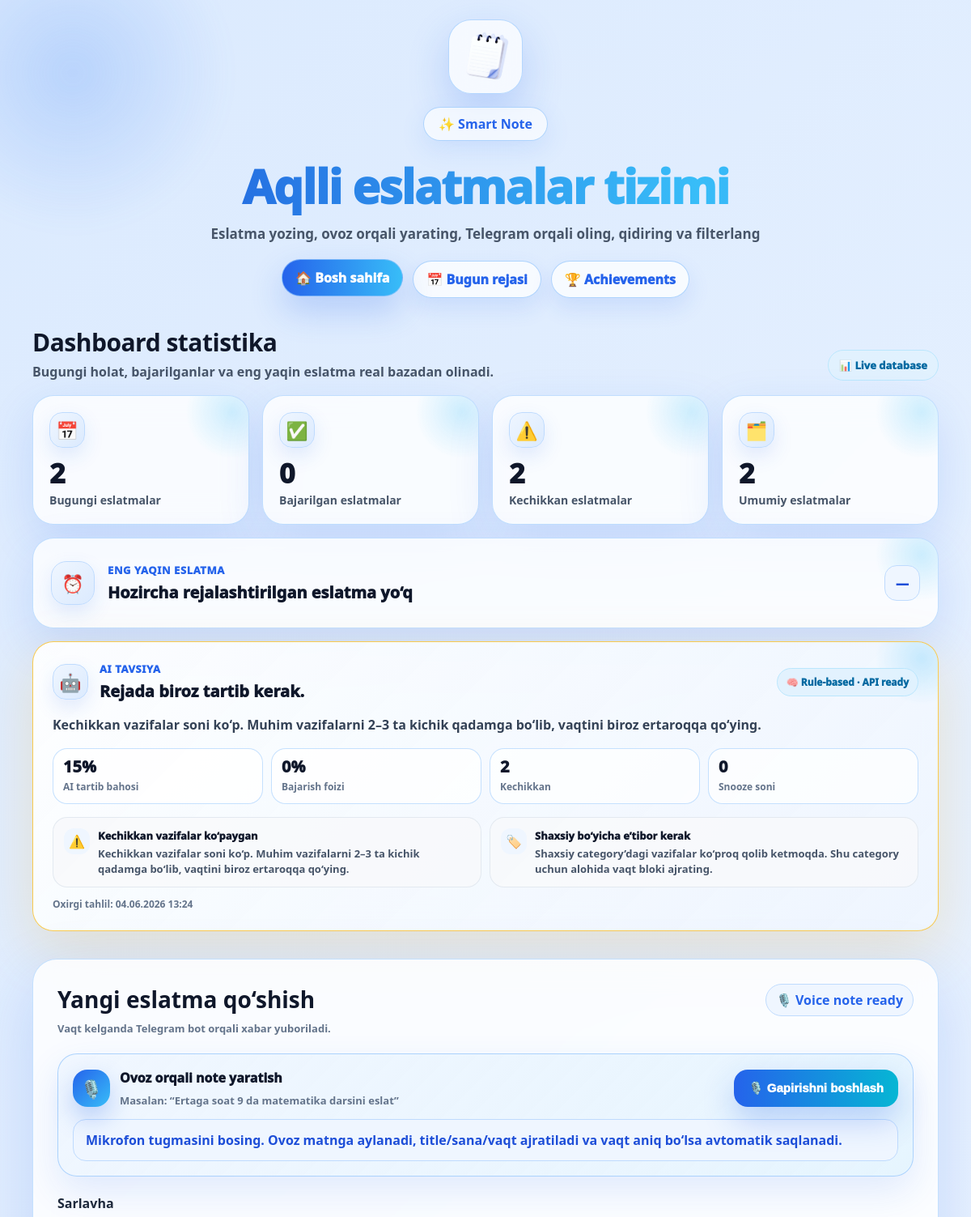
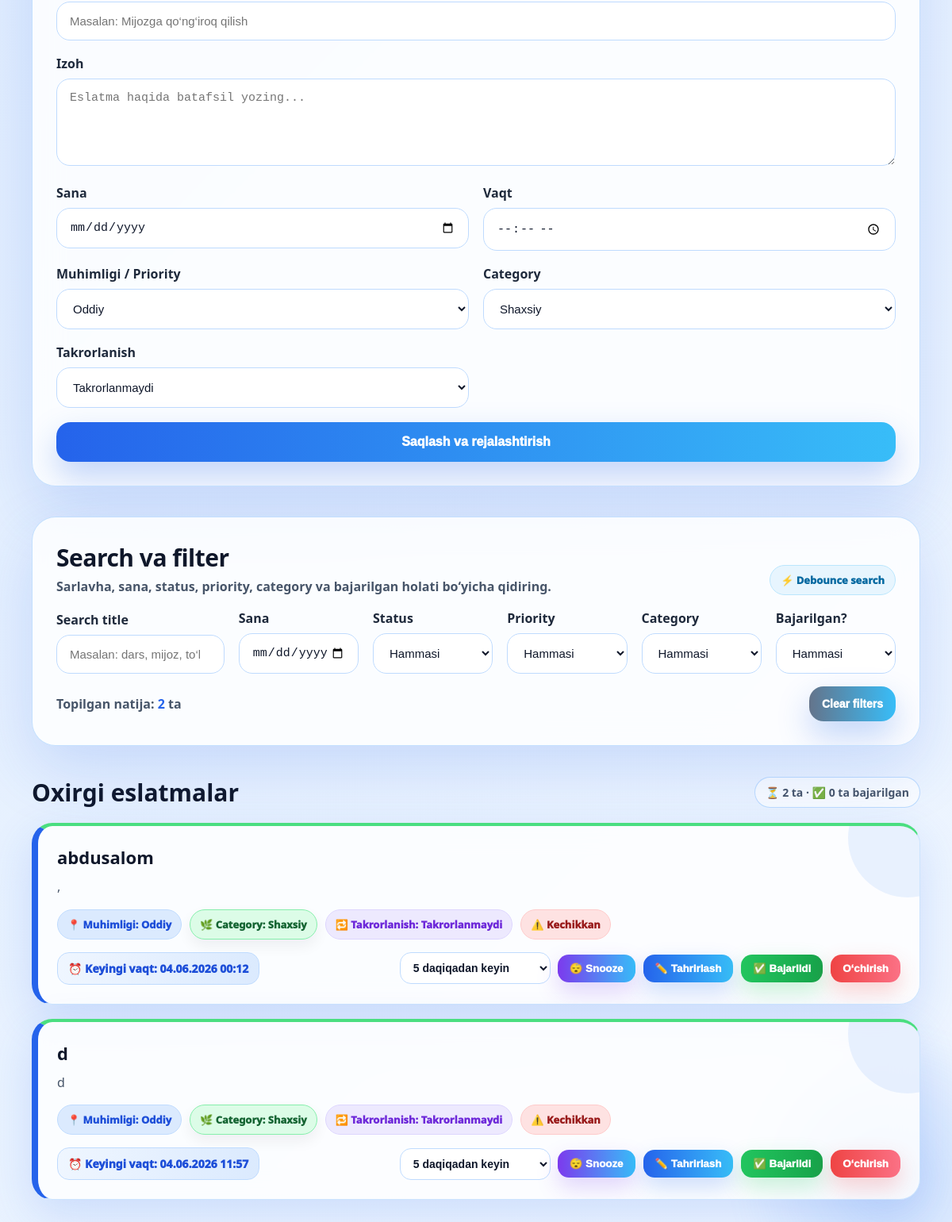
Before: / with the older database file (2 pictures, top to bottom).
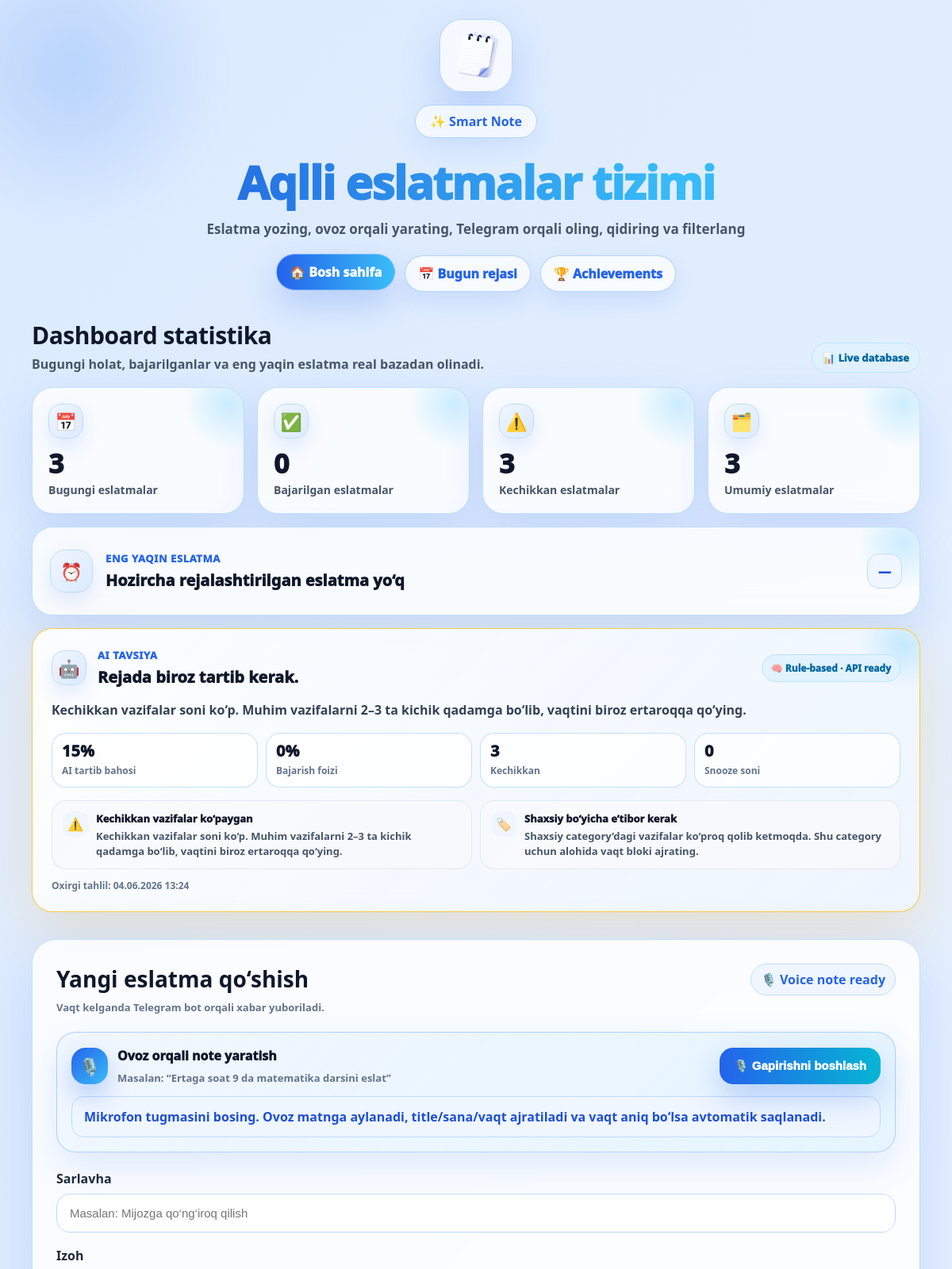
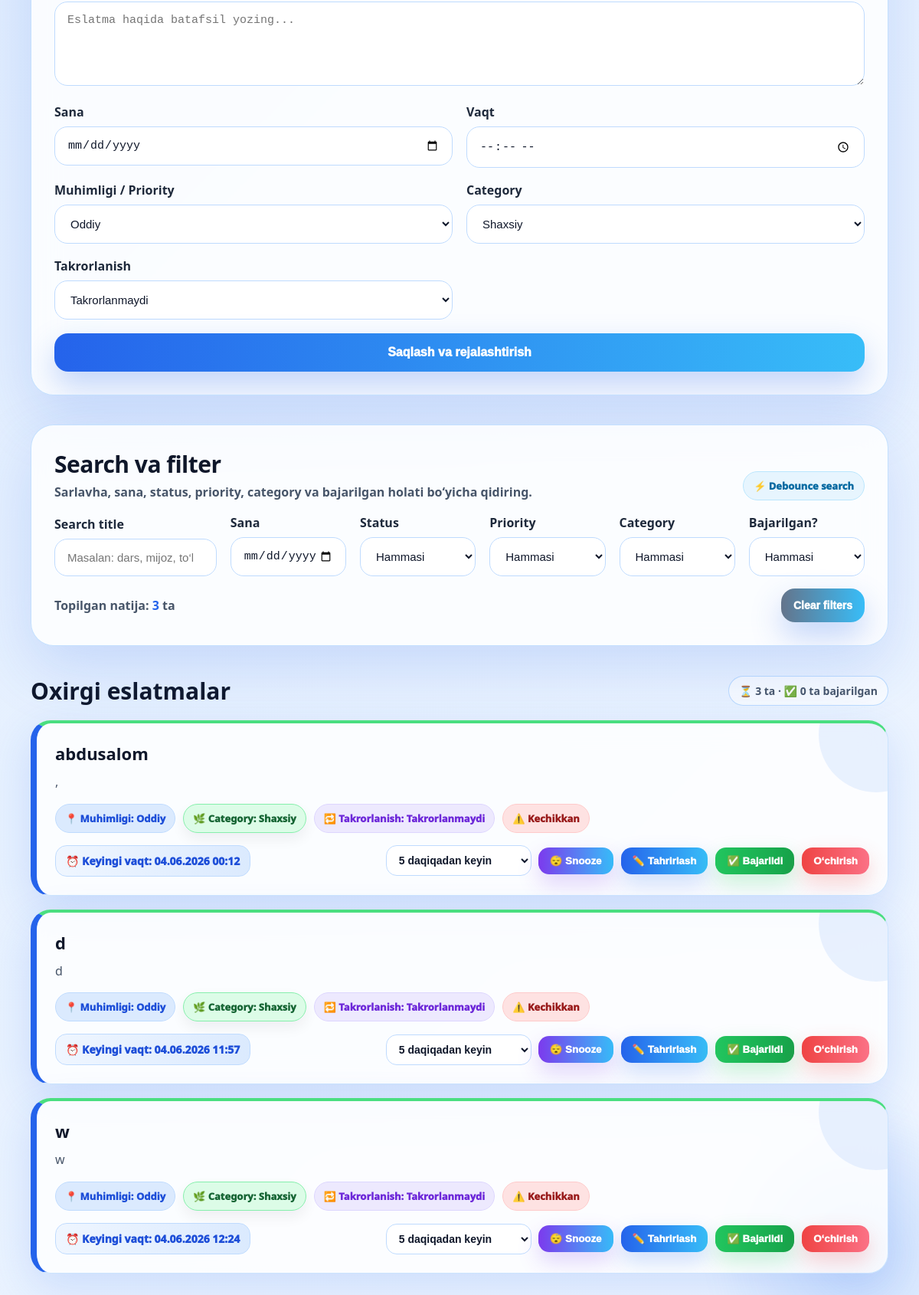
After: the same page with the newer database file (2 pictures, top to bottom).
### app/models.py (models this page shows, shortened)
class Note(models.Model):
    PRIORITY_CHOICES = [
        ('shoshilinch', 'Shoshilinch'),
        ('muhim', 'Muhim'),
        ('oddiy', 'Oddiy'),
        ('keyinroq', 'Keyinroq'),
    ]
    CATEGORY_CHOICES = [
        ('oqish', "O‘qish"),
        ('ish', 'Ish'),
        ('shaxsiy', 'Shaxsiy'),
        ('sport', 'Sport'),
        ('oilaviy', 'Oilaviy'),
        ('muhim', 'Muhim'),
    ]
    CATEGORY_META = {
        'oqish': {
            'label': "O‘qish",
            'icon': '📘',
            'color': 'blue',
            'class': 'category-oqish',
        },
        'ish': {
            'label': 'Ish',
            'icon': '💼',
            'color': 'purple',
            'class': 'category-ish',
        },
        'shaxsiy': {
            'label': 'Shaxsiy',
            'icon': '🌿',
            'color': 'green',
            'class': 'category-shaxsiy',
        },
        'sport': {
            'label': 'Sport',
            'icon': '🏃',
            'color': 'emerald',
            'class': 'category-sport',
        },
        'oilaviy': {
            'label': 'Oilaviy',
            'icon': '👨‍👩‍👧',
            'color': 'pink',
            'class': 'category-oilaviy',
        },
        'muhim': {
            'label': 'Muhim',
            'icon': '🔥',
            'color': 'red',
            'class': 'category-muhim',
        },
    }
    REPEAT_TYPE_CHOICES = [
        ('none', 'Takrorlanmaydi'),
        ('daily', 'Har kuni'),
        ('weekly', 'Har hafta'),
        ('monthly', 'Har oy'),
        ('mon_fri', 'Dushanba/Juma kunlari'),
        ('custom_days', 'Custom: har N kunda'),
        ('custom_weeks', 'Custom: har N haftada'),
    ]
    SNOOZE_CHOICES = [
        ('5m', '5 daqiqadan keyin'),
        ('15m', '15 daqiqadan keyin'),
        ('1h', '1 soatdan keyin'),
        ('evening', 'Bugun kechqurun'),
    ]
    text = models.TextField()
    description = models.TextField(blank=True, null=True)
    remind_at = models.DateTimeField()
    sent = models.BooleanField(default=False)
    created_at = models.DateTimeField(auto_now_add=True)
    priority = models.CharField(
        max_length=20,
        choices=PRIORITY_CHOICES,
        default='oddiy'
    )
    category = models.CharField(
        max_length=30,
        choices=CATEGORY_CHOICES,
        default='shaxsiy'
    )
    repeat_type = models.CharField(
        max_length=20,
        choices=REPEAT_TYPE_CHOICES,
        default='none'
    )
    repeat_interval = models.PositiveIntegerField(default=1)
    next_reminder_date = models.DateTimeField(blank=True, null=True)
    snoozed_count = models.PositiveIntegerField(default=0, db_column='snoozedCount')
    last_snoozed_at = models.DateTimeField(blank=True, null=True, db_column='lastSnoozedAt')
    completed = models.BooleanField(default=False)
    completed_at = models.DateTimeField(blank=True, null=True, db_column='completedAt')
    @property
    def category_meta(self):
        return self.CATEGORY_META.get(self.category, self.CATEGORY_META['shaxsiy'])
    @property
    def category_icon(self):
        return self.category_meta['icon']
    @property
    def category_class(self):
        return self.category_meta['class']
    @property
    def is_overdue(self):
        return (not self.completed) and self.remind_at and self.remind_at < timezone.now()
    @property
    def status_value(self):
        if self.completed:
            return 'completed'
        if self.is_overdue:
            return 'overdue'
        if self.sent:
            return 'sent'
        return 'pending'
    @property
    def status_label(self):
        status_labels = {
            'completed': 'Bajarildi',
            'overdue': 'Kechikkan',
            'sent': 'Yuborilgan',
            'pending': 'Kutilmoqda',
        }
        return status_labels.get(self.status_value, 'Kutilmoqda')
    @property
    def snoozedCount(self):
        return self.snoozed_count
    @property
    def lastSnoozedAt(self):
        return self.last_snoozed_at
    @property
    def completedAt(self):
        return self.completed_at
    def get_repeat_label(self):
        if self.repeat_type == 'custom_days':
            return f'Har {self.repeat_interval} kunda'
        if self.repeat_type == 'custom_weeks':
            return f'Har {self.repeat_interval} haftada'
        return self.get_repeat_type_display()

### app/views.py (the view, shortened to what this page needs)
# urls.py: path('', index, name='home'),
def index(request):
    return render(request, "index.html", build_index_context(request=request))

### app/ai_recommendations.py (called while the page is built)
def build_ai_recommendation():
    engine = RuleBasedAIRecommendationEngine()
    return engine.analyze()

    def _bucket_for_hour(self, hour):
        for key, label, start, end, advice in TIME_BUCKETS:
            if start <= end:
                if start <= hour <= end:
                    return key, label, advice
            else:
                if hour >= start or hour <= end:
                    return key, label, advice
        return 'other', 'boshqa vaqt', 'Vazifalarni energiyangiz yuqori bo‘lgan vaqtga qo‘yib ko‘ring.'

    def _completion_rate(self, completed, total):
        return round((completed / total) * 100) if total else 0

    def _recommendation(self, title, text, icon='🤖', level='info', metric=''):
        return {
            'title': title,
            'text': text,
            'icon': icon,
            'level': level,
            'metric': metric,
        }

### app/views.py (called while the page is built)
def get_today_bounds():
    local_now = timezone.localtime(timezone.now())
    today_start = local_now.replace(hour=0, minute=0, second=0, microsecond=0)
    tomorrow_start = today_start + timedelta(days=1)
    return today_start, tomorrow_start

### app/templates/index.html (shortened to what the changed rows need)
{% load static %}
<!DOCTYPE html>
<html lang="uz">
<head>
</head>
<body>
<div class="container">
    <div class="header">
        <h1>Aqlli eslatmalar tizimi</h1>
    </div>
    <section class="dashboard-section" id="dashboardStats">
        <div class="dashboard-head">
            <div>
                <h2>Dashboard statistika</h2>
            </div>
        </div>
        <div class="stats-grid">
            <article class="stat-card today">
                <div class="stat-icon">📅</div>
                <div class="stat-number js-stat-today">{{ dashboard_stats.today_count }}</div>
                <div class="stat-label">Bugungi eslatmalar</div>
            </article>
            <article class="stat-card overdue">
                <div class="stat-icon">⚠️</div>
                <div class="stat-number js-stat-overdue">{{ dashboard_stats.overdue_count }}</div>
                <div class="stat-label">Kechikkan eslatmalar</div>
            </article>
            <article class="stat-card total">
                <div class="stat-icon">🗂️</div>
                <div class="stat-number js-stat-total">{{ dashboard_stats.total_count }}</div>
                <div class="stat-label">Umumiy eslatmalar</div>
            </article>
            <article class="stat-card ai-insight-card ai-{{ ai_recommendation.level }} js-ai-card">
                <div class="ai-metrics">
                    <div class="ai-metric">
                        <b class="js-ai-overdue-count">{{ ai_recommendation.metrics.overdue_count }}</b>
                        <span>Kechikkan</span>
                    </div>
                </div>
            </article>
        </div>
    </section>
    <div class="card">
        <div class="form-head">
            <div>
                <h2>Yangi eslatma qo‘shish</h2>
            </div>
        </div>
    </div>
    <section class="filter-card" id="noteFilterPanel">
        <div class="section-head">
            <div>
                <h2>Search va filter</h2>
            </div>
        </div>
        <div class="filter-actions-row">
            <div class="filter-result-text">
                Topilgan natija: <strong class="js-filter-count">{{ filtered_count }}</strong> ta
            </div>
        </div>
    </section>
    <h2 class="notes-title">
        Oxirgi eslatmalar
        <small>⏳ <span class="js-pending-count">{{ pending_count }}</span> ta · ✅ <span class="js-completed-count">{{ completed_count }}</span> ta bajarilgan</small>
    </h2>
    <div class="note-list" id="noteList">
        {% for note in notes %}
            <div class="note-item priority-{{ note.priority }} {{ note.category_class }} {% if note.completed %}is-completed{% endif %}" data-note-id="{{ note.id }}">
                <h3>{{ note.text }}</h3>
                <div class="note-desc">
                    {% if note.description %}
                        {{ note.description }}
                    {% else %}
                        Izoh qo‘shilmagan
                    {% endif %}
                </div>
                <div class="badges">
                    <span class="badge badge-priority priority-{{ note.priority }}">
                        📍 Muhimligi: {{ note.get_priority_display }}
                    </span>
                    <span class="badge badge-category {{ note.category_class }}">
                        {{ note.category_icon }} Category: {{ note.get_category_display }}
                    </span>
                    <span class="badge badge-repeat">
                        🔁 Takrorlanish: {{ note.get_repeat_label }}
                    </span>
                    <span class="badge badge-status js-status-badge status-{{ note.status_value }}">
                        {% if note.status_value == 'completed' %}✅{% elif note.status_value == 'overdue' %}⚠️{% elif note.status_value == 'sent' %}📨{% else %}⏳{% endif %} {{ note.status_label }}
                    </span>
                </div>
                <div class="note-footer">
                    <span class="note-time">
                        ⏰ Keyingi vaqt: {{ note.remind_at|date:"d.m.Y H:i" }}
                    </span>
                    <div class="note-actions">
                        <form class="snooze-form js-snooze-form" method="POST" action="{% url 'snooze_note' note.id %}" {% if note.completed %}style="display:none;"{% endif %}>
                            <select name="snooze_option" class="snooze-select" aria-label="Snooze vaqtini tanlash">
                                {% for value, label in snooze_choices %}
                                    <option value="{{ value }}">{{ label }}</option>
                                {% endfor %}
                            </select>
                            <button type="submit" class="snooze-btn">😴 Snooze</button>
                        </form>
                        <button type="button" class="edit-btn js-edit-note" data-note-id="{{ note.id }}">✏️ Tahrirlash</button>
                        <button
                            type="button"
                            class="complete-toggle-btn js-complete-toggle {% if note.completed %}pending-mode{% endif %}"
                            data-note-id="{{ note.id }}"
                            data-completed="{% if note.completed %}true{% else %}false{% endif %}"
                        >
                            {% if note.completed %}↩️ Kutilmoqda{% else %}✅ Bajarildi{% endif %}
                        </button>
                        <form method="POST" action="{% url 'delete_note' note.id %}" onsubmit="return confirm('Rostdan o‘chirmoqchimisiz?');">
                            <button type="submit" class="delete-btn">O‘chirish</button>
                        </form>
                    </div>
                </div>
            </div>
        {% empty %}
            <div class="empty js-notes-empty">Natija topilmadi. Search yoki filterlarni tozalab ko‘ring.</div>
        {% endfor %}
    </div>
</div>
</body>
</html>

Changed rows visible on the page:
added Note: text "w", description "w", priority "Oddiy", category_icon "🌿", category "Shaxsiy", get_repeat_label "Takrorlanmaydi", status_label "Kechikkan", remind_at "04.06.2026 12:24", shows "✅ Bajarildi"
Other visible differences:
{{ dashboard_stats.today_count }}: "2" → "3"
{{ dashboard_stats.overdue_count }}: "2" → "3"
{{ dashboard_stats.total_count }}: "2" → "3"
{{ ai_recommendation.metrics.overdue_count }}: "2" → "3"
{{ filtered_count }}: "2" → "3"
{{ pending_count }}: "2" → "3"
